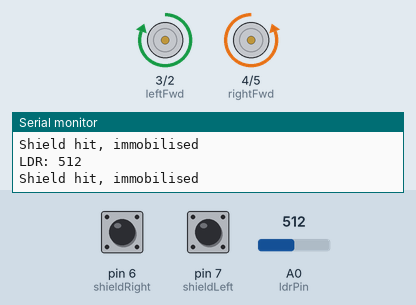
A sketch run on a simulated Arduino Uno, built with avr-gcc and run on an emulated ATmega328P. Shown: motor-driver pin pairs drawn as motors (green arrow = first pin HIGH = forward, orange = second pin HIGH = backward, longer = more drive), the last lines printed to the serial monitor. The inputs (shaded band) are chosen by the test bench; at power-on: A0 (ldrPin) = 512, pin 6 (shieldRight) LOW, pin 7 (shieldLeft) HIGH.

Above: at 1.7 s.
1.8 s: A0 (ldrPin) set to 290
At 4.0 s:
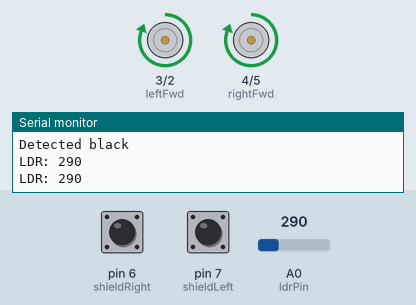
5.9 s: A0 (ldrPin) set to 306
At 6.5 s:
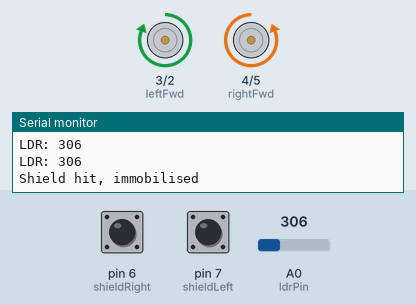
7.6 s: A0 (ldrPin) set to 122
At 8.5 s:
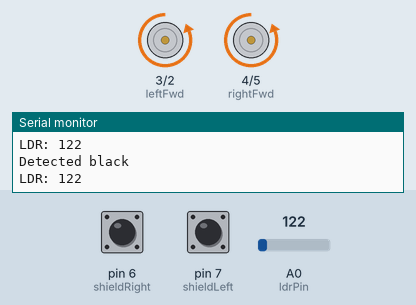
11.7 s: A0 (ldrPin) set to 310
At 12.1 s:
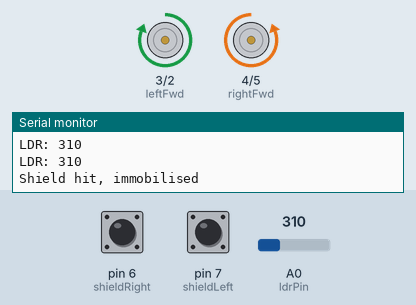
Timing chart, 0 to 14.2 s (numbered marks = the images above; inputs shaded):
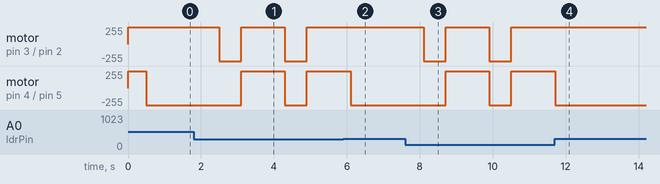

The sketch:

sumobot.ino
```cpp
int leftBack = 2;
int leftFwd = 3;
int rightBack = 5;
int rightFwd = 4;
int shieldRight = 6;
int shieldLeft = 7;
int shieldLstate = 0;
int shieldRstate = 0;

int motors[4] = {leftBack, leftFwd, rightBack, rightFwd};

int ldrPin = A0;
int ldrVal;
int ldrThreshold = 300;
int reverseDuration = 600; // ms

int getLdr() {
  ldrVal = analogRead(ldrPin);
  Serial.print("LDR: ");
  Serial.println(ldrVal);
  return ldrVal;
}

void stopped() {
  // all motors off
  for (int i = 0; i < 4; i++) {
    digitalWrite(motors[i], LOW);
  }
}

void forward() {
  digitalWrite(leftFwd, HIGH);
  digitalWrite(rightFwd, HIGH);
  digitalWrite(leftBack, LOW);
  digitalWrite(rightBack, LOW);
}

void backward() {
  digitalWrite(leftFwd, LOW);
  digitalWrite(rightFwd, LOW);
  digitalWrite(leftBack, HIGH);
  digitalWrite(rightBack, HIGH);
}

void pivot() {
  digitalWrite(leftFwd, HIGH);
  digitalWrite(rightFwd, LOW);
  digitalWrite(leftBack, LOW);
  digitalWrite(rightBack, HIGH);
  // digitalWrite(rightBack, LOW);
}

void getShields() {
  shieldLstate = digitalRead(shieldLeft);
  shieldRstate = digitalRead(shieldRight);
  //Serial.println(shieldLstate);
  //Serial.println(shieldRstate);
}

void checkHit() {
  getShields();
  if (!shieldLstate || !shieldRstate) // shield hit
  {
    Serial.println("Shield hit, immobilised");
    pivot();
    delay(1000);
  }
}

void setup() {
  // put your setup code here, to run once:
  Serial.begin(9600);

  // set up all pins
  pinMode(leftBack, OUTPUT);
  pinMode(leftFwd, OUTPUT);
  pinMode(rightBack, OUTPUT);
  pinMode(rightFwd, OUTPUT);
  pinMode(shieldRight, INPUT);
  pinMode(shieldLeft, INPUT);

  stopped();

  // wait for both shields to be pressed
  Serial.println("Waiting to start...");
  do {
    getShields();
  } while (shieldLstate && shieldRstate);
  forward();
  delay(500); // ensure shield is not detected as hit
}

void loop() {
  // put your main code here, to run repeatedly:

  if (getLdr() > ldrThreshold) // not over black line
  {
    // normal operation
    forward();
    checkHit();
  }

  else  // black detected
  {
    Serial.println("Detected black");
    while (getLdr() < ldrThreshold) {
      backward();
      delay(reverseDuration);
      if (getLdr() < ldrThreshold) // still in black
      {
        // might be going backwards into black, get out by moving forward
        forward();
        delay(1200);
      }
      else
      {
        pivot();
        // rotates about 90 degrees
        for (int i = 0; i < 30; i++) {
          checkHit(); // ensure shields can still be hit
          delay(10);
        }

        break;
      }
    }
    forward();
  }
}
```

Measured:
- after the input at 1.8 s, motor on pin 3 (leftFwd) / pin 2 (leftBack): alternates forward 255/255 for 1.2 s and backward 255/255 for 0.60 s, starting after 0.70 s; motor on pin 4 (rightFwd) / pin 5 (rightBack): backward 255/255 → forward 255/255 after 1.3 s, → backward 255/255 1.2 s later, → forward 255/255 0.60 s later
- after the input at 5.9 s, motor on pin 3 (leftFwd) / pin 2 (leftBack): stays forward 255/255 (without the input it goes to backward 255/255 after 0.20 s); motor on pin 4 (rightFwd) / pin 5 (rightBack): goes on until 6.1 s, then stays backward 255/255
- after the input at 7.6 s, motor on pin 3 (leftFwd) / pin 2 (leftBack): alternates forward 255/255 for 1.2 s and backward 255/255 for 0.60 s, starting after 0.51 s; motor on pin 4 (rightFwd) / pin 5 (rightBack): backward 255/255 → forward 255/255 after 1.1 s, → backward 255/255 1.2 s later, → forward 255/255 0.60 s later
- after the input at 11.7 s, motor on pin 3 (leftFwd) / pin 2 (leftBack): stops changing and stays forward 255/255; motor on pin 4 (rightFwd) / pin 5 (rightBack): goes on until 11.7 s, then stays backward 255/255
